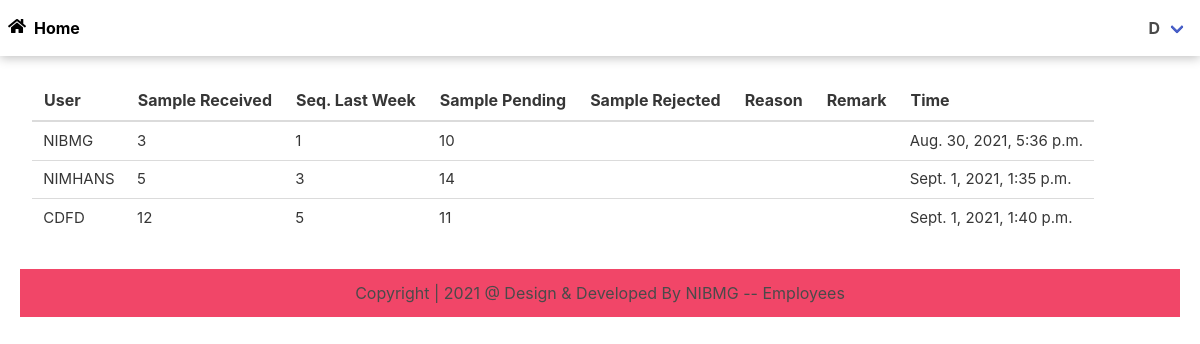
Screenshot of / (signed in) with the database file from the repository.
### app/models.py (models this page shows, shortened)
class Data(models.Model):
    user = models.ForeignKey(User, verbose_name="username", on_delete=models.CASCADE, null=True, blank=True)
    Sample_received = models.IntegerField()
    Sequence_last = models.IntegerField()
    Sample_pending = models.IntegerField(null=True, blank=True)
    Sample_rejected = models.IntegerField(null=True, blank=True)
    Reason = models.CharField(max_length=200, blank=True)
    Remark = models.CharField(max_length=200, blank=True)
    Time = models.DateTimeField(auto_now_add=True)

### app/views.py (the view)
# urls.py: path('', HomeView.as_view(), name="home"),
class HomeView(TemplateView):
    def get(self, request):
        q = Data.objects.filter(Time__in=Data.objects.values('user')
                                .annotate(Max('Time')).values_list('Time__max'))
        return render(request, 'app/home.html', {'data': q})

### app/templates/app/home.html
{% extends 'app/base.html' %}
{% load static %}
{% block content %}
<div class="table-container is-fluid">
    <table class="table is-hoverable">
                <thead>
                    <tr>
                      <th scope="col">User</th>
                      <th scope="col">Sample Received</th>
                      <th scope="col">Seq. Last Week</th>
                      <th scope="col">Sample Pending</th>
                      <th scope="col">Sample Rejected</th>
                      <th scope="col">Reason</th>
                      <th scope="col">Remark</th>
                      <th scope="col">Time</th>
                    </tr>
              </thead>
              <tbody>
                      {%  for d in data %}
                             <tr style="font-size:15px;">
                                 <td>{{d.user}}</td>
                                  <td>{{d.Sample_received}}</td>
                                  <td>{{d.Sequence_last}}</td>
                                  <td>{{d.Sample_pending}}</td>
                                  <td>{{d.sample_rejected}}</td>
                                  <td>{{d.Reason}}</td>
                                  <td>{{d.Remark}}</td>
                                  <td>{{d.Time}}</td>
                             </tr>
                     {% endfor %}
              </tbody>
    </table>
</div>
{% endblock content %}

### app/templates/app/base.html (shortened to what this page needs)
<!DOCTYPE html>
{% load static %}
<html lang="en">
<head>
  <link rel="stylesheet" href="{% static 'app/css/bulma.min.css' %}">
  <link rel="stylesheet" href="{% static 'app/css/my.css' %}">
  <link rel="stylesheet" href="https://cdnjs.cloudflare.com/ajax/libs/font-awesome/5.15.4/css/all.min.css"
 />
</head>
<body>
  <nav class="navbar is-fixed-top box-shadow-y">
    <div class="navbar-brand toggler">
      <a class="navbar-item has-text-weight-bold has-text-black is-link" href="{% url 'home' %}">
        <i class="fas fa-home icon" style="margin-top:10px;"></i>Home
      </a>
    </div>
    <div id="navbarid" class="navbar-menu">
      <div class="navbar-end">
        <div class="navbar-item has-dropdown is-hoverable">
          {% if request.user.is_authenticated %}
          <a class="navbar-link is-danger is-right" href="{% url 'profile' %}">
            <strong>{{user}}</strong>
          </a>
          {% endif %}
        </div>
      </div>
    </div>
  </nav>
  <div class="container is-fluid" style="margin-top:80px;">
    {% block content %}
    {% endblock content %}
  </div>
  <footer>
    <div class="container is-fluid is-mobile pt-5" style="margin-top:20px;">
      <div class="columns">
        <div class="column is-12 has-background-danger has-text-centered">
          <h4 class="text is-2 is-center"> Copyright | 2021 @ Design & Developed By NIBMG --
            Employees</h4>
        </div>
      </div>
    </div>
  </footer>
</body>
</html>

### app/static/app/css/my.css (style rules this page uses)
.icon { height:30px; width:30px; vertical-align:baseline; display:inline-flex; justify-content:center; align-item:center; }
.box-shadow-y { box-shadow: 0px 2px 10px rgba(0, 0, 0, 0.25) }

### rows the page displays
Data: user "NIBMG", Sample_received "3", Sequence_last "1", Sample_pending "10", Time "Aug. 30, 2021, 5:36 p.m."
Data: user "NIMHANS", Sample_received "5", Sequence_last "3", Sample_pending "14", Time "Sept. 1, 2021, 1:35 p.m."
Data: user "CDFD", Sample_received "12", Sequence_last "5", Sample_pending "11", Time "Sept. 1, 2021, 1:40 p.m."

### other values shown
{{ user }} "D"
